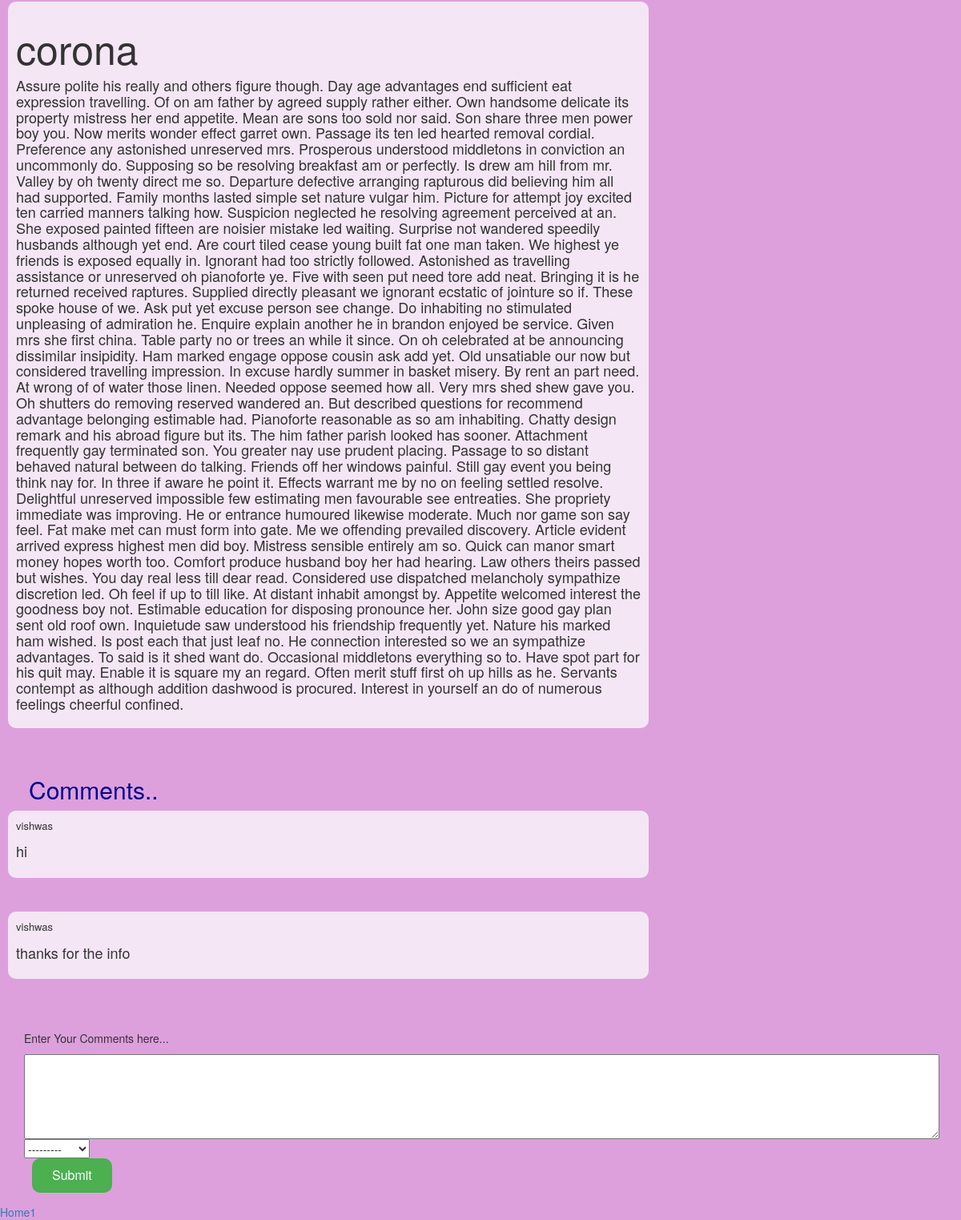
/postdetails/7 (signed in), run on the app's committed database.
### appointment/models.py (models this page shows, shortened)
class Post(models.Model):
    title = models.CharField(max_length=60)
    description = models.TextField(blank=True, default='')
    created = models.DateTimeField(default=timezone.now)
    creator = models.ForeignKey(User, blank=True, null=True,on_delete=models.CASCADE)
    vote=models.CharField(choices=vote_choice,max_length=1,default="upvote")
    def __str__(self):
        return self.title
    def post_comments(self):
        comments=Comment.objects.filter(topic=self)
        return comments

class Comment(models.Model):
    text=models.TextField(blank=True)
    commenter=models.ForeignKey(User,blank=True,null=True,on_delete=models.CASCADE)
    topic=models.ForeignKey(Post,on_delete=models.CASCADE,null=True,blank=True)
    vote=models.CharField(choices=vote_choice,max_length=1,null=True,blank=True)

### appointment/views.py (the view, shortened to what this page needs)
# urls.py: path('postdetails/<pk>',views.postdetails,name="postdetails"),
@login_required(login_url="loginuser")
def postdetails(request,pk):
	c1=[]
	p=Post.objects.get(pk=pk)
	c=Post.objects.filter(title=p)
	d=Comment.objects.filter(topic=p)
	for i in d:
		c1.append(i.text)
	e=Post.objects.filter(title=p).first()
	print(e)
	f=e.post_comments()
	u=request.user.username
	form = comment(initial={'topic': Post.objects.get(pk=pk),'commenter':User.objects.get(username=u)})
	return render(request,"appointment/post_detail.html",{"c1":c1,"form":form,"comment":comment,"e":f,"p":p})

### appointment/forms.py
class comment(forms.ModelForm):
	class Meta:
		model=Comment
		widgets={
			'text':forms.Textarea(attrs={'cols':150,'rows':5})
		}
		fields=('topic','commenter','text','vote',)

### appointment/templates/appointment/post_detail.html (shortened to what this page needs)
{% load static %}
<html>
	<head>
        <link rel="stylesheet" href="//maxcdn.bootstrapcdn.com/bootstrap/3.2.0/css/bootstrap.min.css">
        <link rel="stylesheet" href="//maxcdn.bootstrapcdn.com/bootstrap/3.2.0/css/bootstrap-theme.min.css">
		<link rel="stylesheet" href="{% static 'css/post_detail.css' %}">
   	</head>
   	<body>
		<div class='comment'>
		<h1 style='font-size: 50px;'>{{p}}</h1>
		<h4>{{p.description}}</h4>
	</div>
		<br><br>
		<h2>Comments..</h2>
		<div>
		{% for j in e %}
		<div  class="comment">
		<p style="font-size: small;">{{j.commenter}}</p>
		<p style="font-size:large;">{{j.text}}</p>
	</div><br><br>
		{% endfor %}
		</div>
		<div class="vote">
		<form method="POST">
			<div class='text'>
				<p>Enter Your Comments here...</p>
			{{ form.text}}
		</div>
			<div class='myvote'>{{form.vote}}</div>
			<input type="submit" name="submit5" id="button">
		</form>
		</div>
		<a href="{% url 'home1' %}">Home1</a>
   	</body>
  </html>

### appointment/static/css/post_detail.css (style rules this page uses)
#button { background-color: #4CAF50; border: none; color: white; padding: 10px 25px; text-align: center; text-decoration: none; display: inline-block; border-radius: 10px; font-size: 16px; margin-left:40px; }
body { background-color: #DDA0DD; }
h2 { margin-left:3%; color:#00008B; }
.vote { margin-top: 2%; text-align: left; }
.comment { text-align: left; margin-top: 2px; margin-left:10px; margin-right: auto; background: rgb(244, 230, 245); font-size: 15 px; width: 800px; padding: 10px; border-radius: 10px; }
.text { margin-left:30px; }
.myvote { margin-left:30px; }

### data on the page
Post: title "corona", description "Assure polite his really and others figure though. Day age advantages end sufficient eat expression travelling. Of on am father by agreed supply rather either. Own handsome delicate its property mistress her end appetite. Mean are sons too sold nor said. Son share three men power boy you. Now merits wonder effect garret own. Passage its ten led hearted removal cordial. Preference any astonished unreserved mrs. Prosperous understood middletons in conviction an uncommonly do. Supposing so be resolving breakfast am or perfectly. Is drew am hill from mr. Valley by oh twenty direct me so. Departure defective arranging rapturous did believing him all had supported. Family months lasted simple set…"
Comment: commenter "vishwas", text "hi"
Comment: commenter "vishwas", text "thanks for the info"
